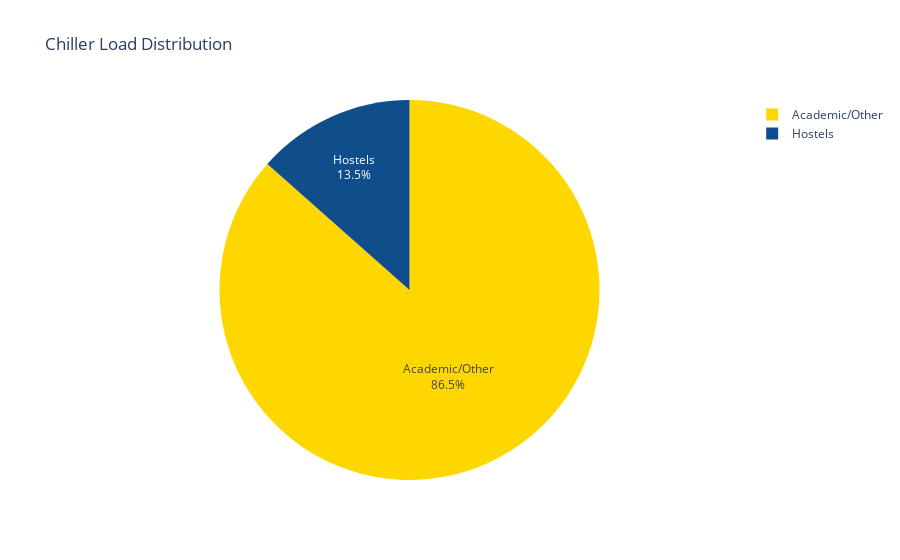

Source (notebook cell):
### Code cell
hostel_chiller = 345786 # Total annual hostel chiller consumption
total_chiller = 361797+864466+854296+490021

fig = px.pie(values=[hostel_chiller, total_chiller-hostel_chiller],
            names=['Hostels','Academic/Other'],
            title="Chiller Load Distribution",
            color_discrete_sequence=['#FFD700','#104E8B'])
fig.update_traces(textinfo='percent+label')

### Figure 1 — Plotly figure (JSON) as saved in the notebook; plotly's stock layout.template omitted (floating-point values rounded to 4 significant figures)
{"data": [{"domain": {"x": [0, 1], "y": [0, 1]}, "hovertemplate": "label=%{label}<br>value=%{value}<extra></extra>", "labels": ["Hostels", "Academic/Other"], "legendgroup": "", "name": "", "showlegend": true, "textinfo": "percent+label", "type": "pie", "values": [345786, 2224794]}], "layout": {"legend": {"tracegroupgap": 0}, "piecolorway": ["#FFD700", "#104E8B"], "title": {"text": "Chiller Load Distribution"}}}
